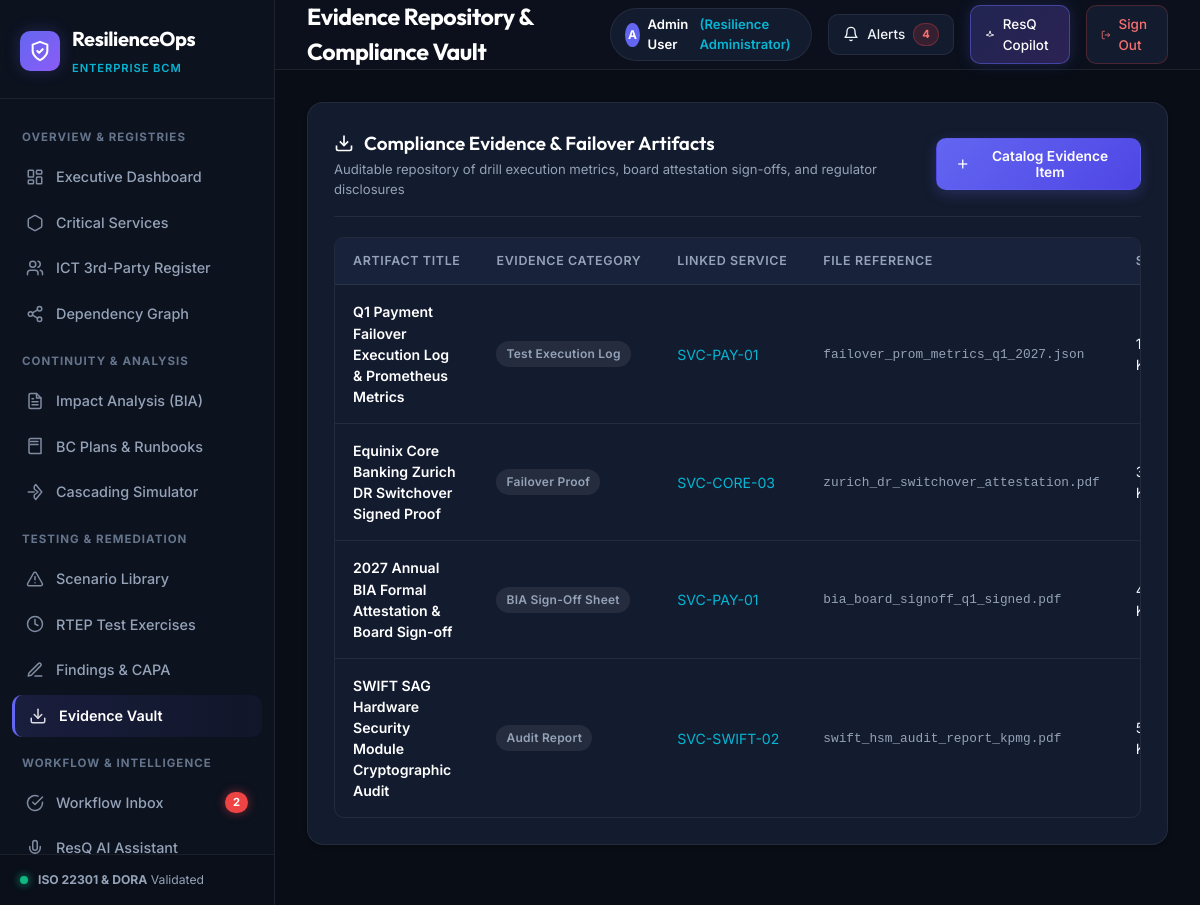
/evidence/ (signed in), run on the app's committed database.
### bcm_app/models.py (models this page shows, shortened)
class UserProfile(models.Model):
    ROLE_CHOICES = [
        ('Chief Risk & Resilience Officer', 'Chief Risk & Resilience Officer (CRO)'),
        ('Enterprise BCM Lead', 'Enterprise BCM Lead / Manager'),
        ('Critical Service Owner', 'Critical Service Owner'),
        ('Crisis Incident Commander', 'Crisis Incident Commander'),
        ('Regulatory / Internal Auditor', 'Regulatory / Internal Auditor'),
        ('Resilience Administrator', 'Resilience Administrator'),
    ]
    user = models.OneToOneField(User, on_delete=models.CASCADE, related_name='profile')
    role_def = models.ForeignKey(RoleDefinition, on_delete=models.SET_NULL, null=True, blank=True, related_name='members')
    role = models.CharField(max_length=60, choices=ROLE_CHOICES, default='Chief Risk & Resilience Officer')
    department = models.CharField(max_length=120, default='Operational Resilience & Risk Management')
    phone = models.CharField(max_length=40, blank=True, default='+44 20 7946 0880')
    sso_id = models.CharField(max_length=80, blank=True, default='OKTA-SSO-ENT-01')
    avatar_color = models.CharField(max_length=20, default='#6366f1')

class EvidenceItem(models.Model):
    EVIDENCE_TYPES = [
        ('Test Execution Log', 'Test Execution Log'),
        ('Failover Proof', 'Failover Proof / Metrics'),
        ('BIA Sign-Off Sheet', 'BIA Sign-Off Sheet'),
        ('Audit Report', 'Audit Report'),
        ('Architecture Lineage', 'Architecture Lineage Diagram'),
    ]
    title = models.CharField(max_length=255)
    evidence_type = models.CharField(max_length=40, choices=EVIDENCE_TYPES, default='Test Execution Log')
    service = models.ForeignKey(CriticalService, related_name='evidence_docs', on_delete=models.SET_NULL, null=True, blank=True)
    test_exercise = models.ForeignKey(RTEPTestExercise, related_name='evidence_docs', on_delete=models.SET_NULL, null=True, blank=True)
    file_name = models.CharField(max_length=255)
    file_size_kb = models.IntegerField(default=520)
    uploaded_by = models.CharField(max_length=120)
    version = models.CharField(max_length=16, default="v1.0")
    uploaded_at = models.DateTimeField(auto_now_add=True)

class CriticalService(models.Model):
    TIER_CHOICES = [
        ('Tier 1', 'Tier 1 - Mission Critical'),
        ('Tier 2', 'Tier 2 - Business Critical'),
        ('Tier 3', 'Tier 3 - Important / Operational'),
    ]
    STATUS_CHOICES = [
        ('Active', 'Active'),
        ('Under Review', 'Under Review'),
        ('Onboarding', 'Onboarding'),
        ('Retired', 'Retired'),
    ]
    code = models.CharField(max_length=32, unique=True, help_text="e.g. SVC-PAY-01")
    name = models.CharField(max_length=200)
    description = models.TextField(blank=True)
    tier = models.CharField(max_length=20, choices=TIER_CHOICES, default='Tier 1')
    owner_name = models.CharField(max_length=120)
    department = models.CharField(max_length=120)
    rto_hours = models.FloatField(help_text="Recovery Time Objective in hours", default=2.0)
    rpo_hours = models.FloatField(help_text="Recovery Point Objective in hours", default=0.5)
    mtpd_hours = models.FloatField(help_text="Maximum Tolerable Period of Disruption in hours", default=4.0)
    financial_loss_per_hour = models.DecimalField(max_digits=12, decimal_places=2, default=50000.00)
    status = models.CharField(max_length=20, choices=STATUS_CHOICES, default='Active')
    last_bia_date = models.DateField(null=True, blank=True)
    created_at = models.DateTimeField(auto_now_add=True)
    updated_at = models.DateTimeField(auto_now=True)
    class Meta:
        ordering = ['tier', 'code']

### bcm_app/views.py (the view, shortened to what this page needs)
# urls.py: path('evidence/', views.evidence_repository_view, name='evidence_repository'),
@login_required
def evidence_repository_view(request):
    ctx = get_global_context(request)
    evidence_items = EvidenceItem.objects.select_related('service', 'test_exercise').all()
    services = CriticalService.objects.all()
    ctx.update({
        'evidence_items': evidence_items,
        'services': services,
        'active_menu': 'evidence'
    })
    return render(request, 'bcm_app/evidence_repository.html', ctx)

### templates/bcm_app/evidence_repository.html (shortened to what this page needs)
{% extends 'bcm_app/base.html' %}
{% block page_title %}Evidence Repository & Compliance Vault{% endblock %}
{% block content %}
<div class="panel">
  <div class="panel-header">
    <div>
      <div class="panel-title">
        <svg width="20" height="20" viewBox="0 0 24 24" fill="none" stroke="currentColor" stroke-width="2"><path d="M21 15v4a2 2 0 0 1-2 2H5a2 2 0 0 1-2-2v-4"/><polyline points="7 10 12 15 17 10"/><line x1="12" x2="12" y1="15" y2="3"/></svg>
        Compliance Evidence & Failover Artifacts
      </div>
      <div class="panel-subtitle">Auditable repository of drill execution metrics, board attestation sign-offs, and regulator disclosures</div>
    </div>
    <div class="panel-actions">
      <button onclick="openModal('uploadEvidenceModal')" class="btn btn-primary">
        <svg width="16" height="16" viewBox="0 0 24 24" fill="none" stroke="currentColor" stroke-width="2"><line x1="12" y1="5" x2="12" y2="19"/><line x1="5" y1="12" x2="19" y2="12"/></svg>
        Catalog Evidence Item
      </button>
    </div>
  </div>
  <div class="bcm-table-container">
    <table class="bcm-table">
      <thead>
        <tr>
          <th>Artifact Title</th>
          <th>Evidence Category</th>
          <th>Linked Service</th>
          <th>File Reference</th>
          <th>Size</th>
        </tr>
      </thead>
      <tbody>
        {% for item in evidence_items %}
        <tr>
          <td>
            <div style="font-weight:600; color:#fff;">{{ item.title }}</div>
          </td>
          <td>
            <span class="badge badge-neutral">{{ item.evidence_type }}</span>
          </td>
          <td>
            {% if item.service %}
            <a href="{% url 'service_detail' item.service.id %}" style="color:var(--accent-cyan); text-decoration:none;">
              {{ item.service.code }}
            </a>
            {% else %}
            <span style="color:var(--text-subtle);">Enterprise Wide</span>
            {% endif %}
          </td>
          <td style="font-family:monospace; font-size:0.8rem; color:var(--text-muted);">{{ item.file_name }}</td>
          <td>{{ item.file_size_kb }} KB</td>
        </tr>
        {% empty %}
        <tr>
          <td colspan="9" style="text-align:center; color:var(--text-muted); padding:30px;">No evidence files cataloged yet.</td>
        </tr>
        {% endfor %}
      </tbody>
    </table>
  </div>
</div>
{% endblock %}

### templates/bcm_app/base.html (shortened to what this page needs)
{% load static %}
<!DOCTYPE html>
<html lang="en">
<head>
  <link rel="stylesheet" href="{% static 'css/bcm.css' %}">
</head>
<body>
  <div class="bcm-app-container">
    <aside class="bcm-sidebar">
      <div class="bcm-brand">
        <div class="brand-icon">
          <svg width="22" height="22" viewBox="0 0 24 24" fill="none" stroke="currentColor" stroke-width="2.2" stroke-linecap="round" stroke-linejoin="round">
            <path d="M12 22s8-4 8-10V5l-8-3-8 3v7c0 6 8 10 8 10z"/>
            <path d="m9 12 2 2 4-4"/>
          </svg>
        </div>
        <div class="brand-info">
          <h1>ResilienceOps</h1>
          <span class="brand-tag">Enterprise BCM</span>
        </div>
      </div>
      <nav class="bcm-nav">
        <div class="nav-section-title">Overview & Registries</div>
        <a href="{% url 'dashboard' %}" class="nav-item {% if active_menu == 'dashboard' %}active{% endif %}">
          <span class="nav-icon">
          </span>
          <span>Executive Dashboard</span>
        </a>
        <a href="{% url 'services_list' %}" class="nav-item {% if active_menu == 'services' %}active{% endif %}">
          <span class="nav-icon">
            <svg width="18" height="18" viewBox="0 0 24 24" fill="none" stroke="currentColor" stroke-width="2" stroke-linecap="round" stroke-linejoin="round"><path d="M21 16V8a2 2 0 0 0-1-1.73l-7-4a2 2 0 0 0-2 0l-7 4A2 2 0 0 0 3 8v8a2 2 0 0 0 1 1.73l7 4a2 2 0 0 0 2 0l7-4A2 2 0 0 0 21 16z"/></svg>
          </span>
          <span>Critical Services</span>
        </a>
        <a href="{% url 'ict_third_party' %}" class="nav-item {% if active_menu == 'third_party' %}active{% endif %}">
          <span class="nav-icon">
            <svg width="18" height="18" viewBox="0 0 24 24" fill="none" stroke="currentColor" stroke-width="2" stroke-linecap="round" stroke-linejoin="round"><path d="M16 21v-2a4 4 0 0 0-4-4H6a4 4 0 0 0-4 4v2"/><circle cx="9" cy="7" r="4"/><path d="M22 21v-2a4 4 0 0 0-3-3.87"/><path d="M16 3.13a4 4 0 0 1 0 7.75"/></svg>
          </span>
          <span>ICT 3rd-Party Register</span>
        </a>
        <a href="{% url 'dependencies_graph' %}" class="nav-item {% if active_menu == 'dependencies' %}active{% endif %}">
          <span class="nav-icon">
          </span>
          <span>Dependency Graph</span>
        </a>
        <div class="nav-section-title">Continuity & Analysis</div>
        <a href="{% url 'bia_list' %}" class="nav-item {% if active_menu == 'bia' %}active{% endif %}">
          <span class="nav-icon">
          </span>
          <span>Impact Analysis (BIA)</span>
        </a>
        <a href="{% url 'bcp_list' %}" class="nav-item {% if active_menu == 'bcp' %}active{% endif %}">
          <span class="nav-icon">
            <svg width="18" height="18" viewBox="0 0 24 24" fill="none" stroke="currentColor" stroke-width="2" stroke-linecap="round" stroke-linejoin="round"><path d="M4 19.5v-15A2.5 2.5 0 0 1 6.5 2H20v20H6.5a2.5 2.5 0 0 1-2.5-2.5Z"/><path d="M6 6h10"/><path d="M6 10h10"/></svg>
          </span>
          <span>BC Plans & Runbooks</span>
        </a>
        <a href="{% url 'impact_engine' %}" class="nav-item {% if active_menu == 'impact' %}active{% endif %}">
          <span class="nav-icon">
            <svg width="18" height="18" viewBox="0 0 24 24" fill="none" stroke="currentColor" stroke-width="2" stroke-linecap="round" stroke-linejoin="round"><path d="m13 2-2 2.5V8l5 4-5 4v3.5L13 22l8-10-8-10Z"/><path d="M3 12h8"/></svg>
          </span>
          <span>Cascading Simulator</span>
        </a>
        <div class="nav-section-title">Testing & Remediation</div>
        <a href="{% url 'scenarios_list' %}" class="nav-item {% if active_menu == 'scenarios' %}active{% endif %}">
          <span class="nav-icon">
            <svg width="18" height="18" viewBox="0 0 24 24" fill="none" stroke="currentColor" stroke-width="2" stroke-linecap="round" stroke-linejoin="round"><path d="m21.73 18-8-14a2 2 0 0 0-3.48 0l-8 14A2 2 0 0 0 4 21h16a2 2 0 0 0 1.73-3Z"/><line x1="12" x2="12" y1="9" y2="13"/><line x1="12" x2="12.01" y1="17" y2="17"/></svg>
          </span>
          <span>Scenario Library</span>
        </a>
        <a href="{% url 'rtep_tests' %}" class="nav-item {% if active_menu == 'rtep' %}active{% endif %}">
          <span class="nav-icon">
            <svg width="18" height="18" viewBox="0 0 24 24" fill="none" stroke="currentColor" stroke-width="2" stroke-linecap="round" stroke-linejoin="round"><circle cx="12" cy="12" r="10"/><polyline points="12 6 12 12 16 14"/></svg>
          </span>
          <span>RTEP Test Exercises</span>
        </a>
        <a href="{% url 'findings_list' %}" class="nav-item {% if active_menu == 'findings' %}active{% endif %}">
          <span class="nav-icon">
            <svg width="18" height="18" viewBox="0 0 24 24" fill="none" stroke="currentColor" stroke-width="2" stroke-linecap="round" stroke-linejoin="round"><path d="M12 20h9"/><path d="M16.5 3.5a2.12 2.12 0 0 1 3 3L7 19l-4 1 1-4Z"/></svg>
          </span>
          <span>Findings & CAPA</span>
        </a>
        <a href="{% url 'evidence_repository' %}" class="nav-item {% if active_menu == 'evidence' %}active{% endif %}">
          <span class="nav-icon">
            <svg width="18" height="18" viewBox="0 0 24 24" fill="none" stroke="currentColor" stroke-width="2" stroke-linecap="round" stroke-linejoin="round"><path d="M21 15v4a2 2 0 0 1-2 2H5a2 2 0 0 1-2-2v-4"/><polyline points="7 10 12 15 17 10"/><line x1="12" x2="12" y1="15" y2="3"/></svg>
          </span>
          <span>Evidence Vault</span>
        </a>
        <div class="nav-section-title">Workflow & Intelligence</div>
        <a href="{% url 'approval_queue' %}" class="nav-item {% if active_menu == 'approvals' %}active{% endif %}">
          <span class="nav-icon">
            <svg width="18" height="18" viewBox="0 0 24 24" fill="none" stroke="currentColor" stroke-width="2" stroke-linecap="round" stroke-linejoin="round"><path d="M22 11.08V12a10 10 0 1 1-5.93-9.14"/><polyline points="22 4 12 14.01 9 11.01"/></svg>
          </span>
          <span>Workflow Inbox</span>
          {% if pending_approvals > 0 %}
          <span class="nav-badge badge-pulse">{{ pending_approvals }}</span>
          {% endif %}
        </a>
        <a href="{% url 'resq_ai' %}" class="nav-item {% if active_menu == 'resq' %}active{% endif %}">
          <span class="nav-icon">
            <svg width="18" height="18" viewBox="0 0 24 24" fill="none" stroke="currentColor" stroke-width="2" stroke-linecap="round" stroke-linejoin="round"><path d="M12 2a3 3 0 0 0-3 3v7a3 3 0 0 0 6 0V5a3 3 0 0 0-3-3Z"/><path d="M19 10v2a7 7 0 0 1-14 0v-2"/><line x1="12" x2="12" y1="19" y2="22"/></svg>
          </span>
          <span>ResQ AI Assistant</span>
        </a>
      </nav>
      <div class="sidebar-footer">
        <div class="compliance-badge">
          <span class="status-dot"></span>
          <span><strong>ISO 22301 & DORA</strong> Validated</span>
        </div>
      </div>
    </aside>
    <div class="bcm-main">
      <header class="bcm-header">
        <div class="header-left">
          <h2 class="page-title">{% block page_title %}Operational Resilience Dashboard{% endblock %}</h2>
        </div>
        <div class="header-right">
          {% if request.user.is_authenticated %}
          <a href="{% url 'user_profile' %}" class="role-switcher" style="text-decoration:none;" title="View User Profile">
            <span style="width:24px; height:24px; border-radius:50%; background:{{ user_profile.avatar_color|default:'#6366f1' }}; color:#fff; display:inline-flex; align-items:center; justify-content:center; font-weight:700; font-size:0.75rem;">
              {{ request.user.first_name|default:request.user.username|slice:":1" }}
            </span>
            <span style="color:#fff; font-weight:600;">{{ request.user.get_full_name|default:request.user.username }}</span>
            <span class="role-pill">({{ user_profile.role|default:"Resilience Lead" }})</span>
          </a>
          {% endif %}
          <a href="{% url 'approval_queue' %}" class="header-action-btn" title="Pending Approvals">
            <svg width="16" height="16" viewBox="0 0 24 24" fill="none" stroke="currentColor" stroke-width="2" stroke-linecap="round" stroke-linejoin="round"><path d="M6 8a6 6 0 0 1 12 0c0 7 3 9 3 9H3s3-2 3-9"/><path d="M10.3 21a1.94 1.94 0 0 0 3.4 0"/></svg>
            <span>Alerts</span>
            {% if unread_notifications > 0 %}
            <span class="nav-badge badge-tier1">{{ unread_notifications }}</span>
            {% endif %}
          </a>
          <a href="{% url 'resq_ai' %}" class="header-action-btn resq-glow-btn">
            <svg width="16" height="16" viewBox="0 0 24 24" fill="none" stroke="currentColor" stroke-width="2" stroke-linecap="round" stroke-linejoin="round"><path d="m12 3-1.9 5.8a2 2 0 0 1-1.3 1.3L3 12l5.8 1.9a2 2 0 0 1 1.3 1.3L21 12l-5.8-1.9a2 2 0 0 1-1.3-1.3Z"/></svg>
            <span>ResQ Copilot</span>
          </a>
          {% if request.user.is_authenticated %}
          <a href="{% url 'logout' %}" class="header-action-btn" style="color:#f87171; border-color:rgba(239, 68, 68, 0.25);" title="Sign Out of BCM">
            <svg width="16" height="16" viewBox="0 0 24 24" fill="none" stroke="currentColor" stroke-width="2"><path d="M9 21H5a2 2 0 0 1-2-2V5a2 2 0 0 1 2-2h4"/><polyline points="16 17 21 12 16 7"/><line x1="21" y1="12" x2="9" y2="12"/></svg>
            <span>Sign Out</span>
          </a>
          {% else %}
          <a href="{% url 'login' %}" class="header-action-btn btn-primary" title="Sign In">
            <span>Sign In</span>
          </a>
          {% endif %}
        </div>
      </header>
      <main class="bcm-content">
        {% block content %}{% endblock %}
      </main>
    </div>
  </div>
</body>
</html>

### data on the page
UserProfile: role "Resilience Administrator"
EvidenceItem: title "Q1 Payment Failover Execution Log & Prometheus Metrics", evidence_type "Test Execution Log", service.code "SVC-PAY-01", file_name "failover_prom_metrics_q1_2027.json"
EvidenceItem: title "Equinix Core Banking Zurich DR Switchover Signed Proof", evidence_type "Failover Proof", service.code "SVC-CORE-03", file_name "zurich_dr_switchover_attestation.pdf"
EvidenceItem: title "2027 Annual BIA Formal Attestation & Board Sign-off", evidence_type "BIA Sign-Off Sheet", service.code "SVC-PAY-01", file_name "bia_board_signoff_q1_signed.pdf"
EvidenceItem: title "SWIFT SAG Hardware Security Module Cryptographic Audit", evidence_type "Audit Report", service.code "SVC-SWIFT-02", file_name "swift_hsm_audit_report_kpmg.pdf"

### other printed values
{{ pending_approvals }} "2"
{{ request.user.first_name|default:request.user.username|slice:":1" }} "A"
{{ request.user.get_full_name|default:request.user.username }} "Admin User"
{{ unread_notifications }} "4"
